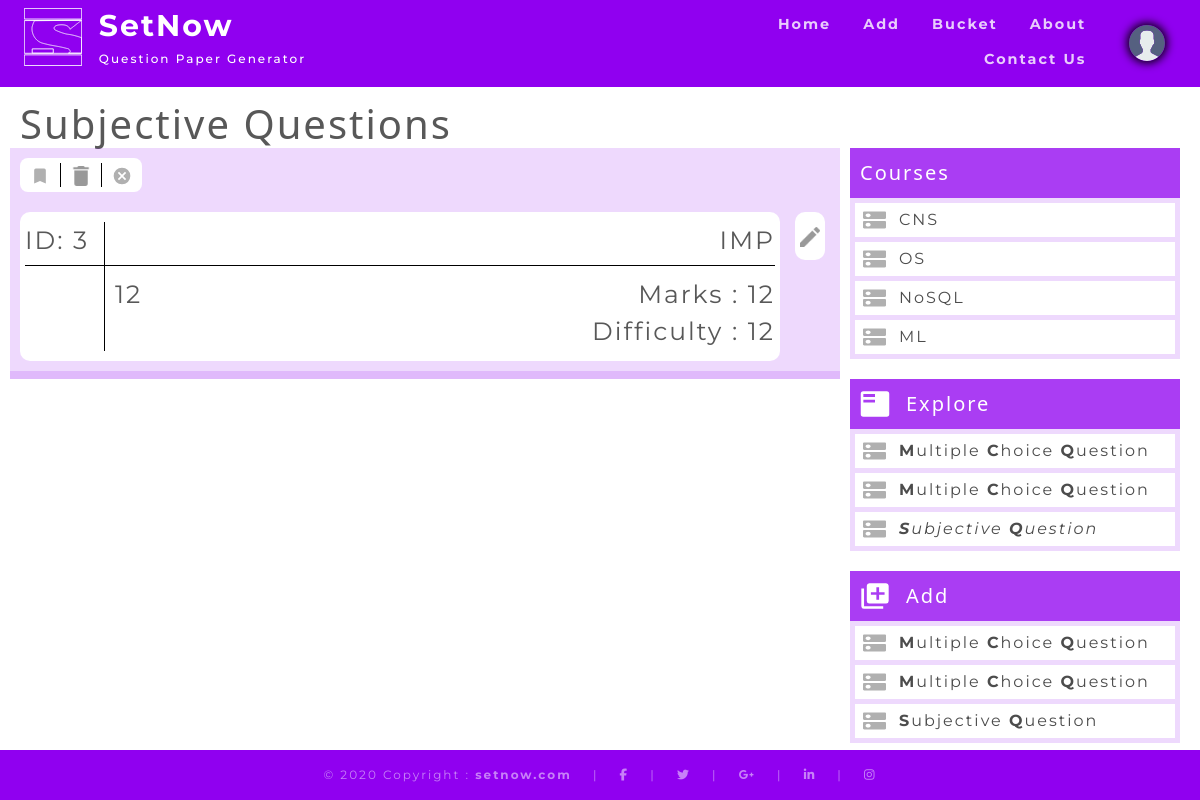
The page /course/6/question/sub/ (signed in) on the database as committed earlier.
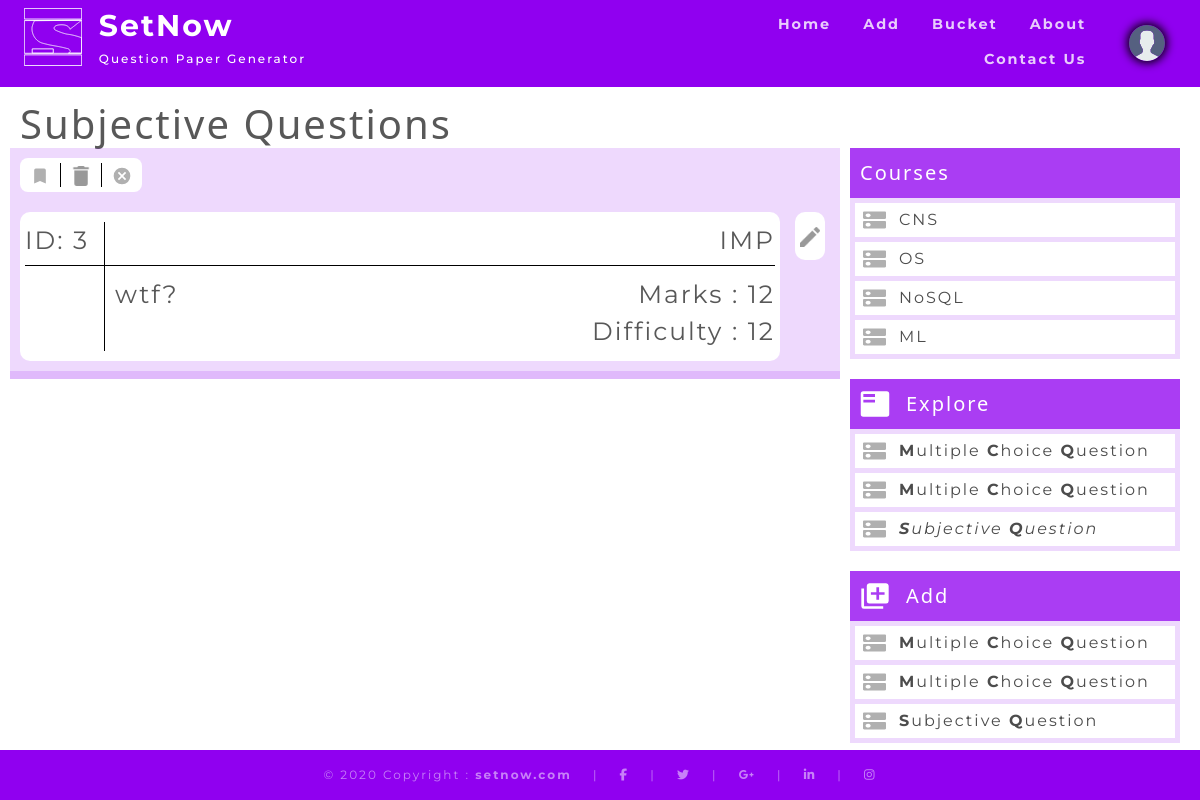
The same page on the database as committed later.
### flaskapp/models.py (models this page shows, shortened)
class Question(db.Model):
    id = db.Column(db.Integer, primary_key=True)
    question = db.Column(db.Text, nullable=False)
    mark = db.Column(db.Integer, nullable=False)
    difficulty = db.Column(db.Integer, nullable=False)
    imp = db.Column(db.Boolean, default=False)
    course_id = db.Column(db.Integer, db.ForeignKey("course.id"), nullable=False)

### flaskapp/questions/routes.py (the view)
@questions.route("/course/<course_id>/question/<qtype>/")
@login_required
def question(course_id, qtype):
    _courses = Course.query.filter(Course.teacher == current_user).all()
    if qtype == "mcq":
        _mcq_questions = MCQQuestion.query.filter(MCQQuestion.course_id == course_id).all()
        return render_template("questions/mcq_questions.html",
                               questions=_mcq_questions,
                               courses=_courses,
                               css_file='css/mcq_form.css',
                               js_file='js/update_mcq_question.js',
                               title='Objective Questions'
                               )
    elif qtype == "sub":
        _questions = Question.query.filter(Question.course_id == course_id).all()
        return render_template("questions/questions.html",
                               questions=_questions,
                               courses=_courses,
                               css_file='css/question_form.css',
                               js_file='js/update_question.js',
                               title='Subjective Questions'
                               )

### app.py (called while the page is built)
@app.after_request
def add_header(response):
    response.headers['X-UA-Compatible'] = 'IE=Edge,chrome=1'
    return response

### flaskapp/models.py (called while the page is built)
@login_manager.user_loader
def load_user(user_id):
    return User.query.get(int(user_id))

### flaskapp/templates/questions/questions.html (shortened to what this page needs)
{% extends "sideNav.html" %}
{% block header %}
<h1 class="header">Subjective Questions</h1>
{% endblock header %}
{% block main %}
<div id="questions">
    {% block content %}
    <div class="control_btns">
        <div id="mark_imp">
            <img src="{{ url_for('static',
                filename='images/imp.svg') }}" alt="imp" class="control_btns_img" />
        </div>
        <div id="delete_btn">
            <img src="{{ url_for('static',
                filename='images/bin.png') }}" alt="delete" class="control_btns_img" />
        </div>
        <div id="cancel_btn">
            <img src="{{ url_for('static',
                filename='images/cancel.svg') }}" alt="cancel" class="control_btns_img" />
        </div>
    </div>
    <div style="max-height : 446px;overflow-x: auto;position: relative;">
        {% for q in questions %}
        <div class="question_container">
            <div class="question_info">
                <div class="first_row">
                    <div class="first_row_column_1">ID: {{ q.id }}</div>
                    <div class="first_row_column_2">{{ q.imp }}</div>
                </div>
                <div class="second_row">
                    <div class="second_row_column_1"></div>
                    <div class="second_row_column_2">
                        <div class="question_description">
                            {{ q.question }}
                        </div>
                        <div class="question_properties">
                            <div class="marks">Marks : {{ q.mark }}</div>
                            <div class="difficulty">Difficulty : {{ q.difficulty }}</div>
                        </div>
                    </div>
                </div>
            </div>
            <div class="update_question">
                <div class="edit_question">
                    <img src="{{ url_for('static',
                    filename='images/edit.png') }}" alt="edit" class="update_question_img" />
                </div>
            </div>
        </div>
        {% endfor %} {% endblock %}
        <div id="bottombar"></div>
    </div>
</div>
{% endblock %}

### flaskapp/templates/sideNav.html
{% extends "layout.html" %}
{% block sideNav %}
<div id="sideNav">
    <div class="courses_container">
        <div id="courses_title">
            Courses
        </div>
        <div class="courses_items_container">
        </div>
    </div>
    <div class="explore_container">
        <div id="explore_title">
            <img alt="list" src="{{ url_for('static',filename='images/list.svg') }}" id="list_img" />
            Explore
        </div>
        <div class="explore_items_container">
            <div class="explore_items">
                <img alt="list_style_image" src="{{ url_for('static',filename='images/list_style_image.svg') }}" />
                <a href="#" class="nav_link"><b>M</b>ultiple <b>C</b>hoice <b>Q</b>uestion</a>
            </div>
            <div id="explore_items_container">
                <div class="explore_items">
                    <img alt="list_style_image" src="{{ url_for('static',filename='images/list_style_image.svg') }}"/>
                    <a href="#" class="nav_link"><b>M</b>ultiple <b>C</b>hoice <b>Q</b>uestion</a>
                </div>
                <div class="explore_items">
                    <img alt="list_style_image" src="{{ url_for('static',filename='images/list_style_image.svg') }}"/>
                    <a href="#" class="nav_link"><b>S</b>ubjective <b>Q</b>uestion</a>
                </div>
            </div>
        </div>
    </div>
    <div class="add_container">
        <div id="add_title">
            <img alt="add" src="{{ url_for('static',filename='images/add.svg') }}" id="add_img" />
            Add
        </div>
        <div class="add_items_container">
            <div class="add_items">
                <img alt="list_style_image" src="{{ url_for('static',filename='images/list_style_image.svg') }}" />
                <a href="#" class="nav_link"><b>M</b>ultiple <b>C</b>hoice <b>Q</b>uestion</a>
            </div>
            <div id="add_items_container">
                <div class="add_items">
                    <img alt="list_style_image" src="{{ url_for('static',filename='images/list_style_image.svg') }}"/>
                    <a href="#" class="nav_link"><b>M</b>ultiple <b>C</b>hoice <b>Q</b>uestion</a>
                </div>
                <div class="add_items">
                    <img alt="list_style_image" src="{{ url_for('static',filename='images/list_style_image.svg') }}"/>
                    <a href="#" class="nav_link"><b>S</b>ubjective <b>Q</b>uestion</a>
                </div>
            </div>
        </div>
    </div>
{% endblock sideNav %}

### flaskapp/templates/layout.html (shortened to what this page needs)
<!DOCTYPE html>
<html lang="en">
<head>
    <link rel="stylesheet" type="text/css" href=" {{ url_for('static', filename='css/base.css') }}"/>
    <link rel="stylesheet" href="https://stackpath.bootstrapcdn.com/bootstrap/4.4.1/css/bootstrap.min.css"
>
    <link rel="stylesheet" type="text/css" href=" {{ url_for('static', filename=css_file) }}"/>
    <link rel="stylesheet" type="text/css" href=" {{ url_for('static', filename=css_file) }}"/>
</head>
<body>
<div>
    <header>
        <div class="row px-4 py-2 text-white sticky-top" id="header">
            <div class="col1">
                <img src="{{ url_for('static', filename='images/logo.svg') }}" class="logo" alt="logo">
            </div>
            <div class="col2">
                <h2>SetNow</h2>
                <h4>Question Paper Generator</h4>
            </div>
            <div class="col3 pr-3">
                <div class="row" style="margin:0;padding:0;">
                    <a href="#">
                        <h4 class="py-2 mx-3">Home</h4>
                    </a>
                    <a href="#">
                        <h4 class="py-2 mx-3">Add</h4>
                    </a>
                    <a href="#">
                        <h4 class="py-2 mx-3">Bucket</h4>
                    </a>
                    <a href="#">
                        <h4 class="py-2 mx-3">About</h4>
                    </a>
                    <a href="#">
                        <h4 class="py-2 mx-3">Contact Us</h4>
                    </a>
                </div>
            </div>
            <div class="col4">
                <img src="{{ url_for('static', filename='images/user.svg') }}" class="user" alt="user">
            </div>
        </div>
    </header>
    <div style="padding-top: 8%;" id="main_container">
        <div>
            {% block header %}
            {% endblock header %}
            <div id="content">
                <div style="flex-grow: 1;">
                    {% block main %}
                    {% endblock main %}
                </div>
                {% block sideNav %}
                {% endblock sideNav %}
            </div>
        </div>
    </div>
    <footer>
        <div class="col py-3 text-center" id="footer">
                <span class="mr-3">© 2020 Copyright :
                    <a href="http://localhost:5000/" class="fl"><b>setnow.com</b></a>
                </span>
            <span>|</span>
            <a href="#" class="fl"><i class="fab fa-facebook-f mx-3"> </i></a>
            <span>|</span>
            <a href="#" class="fl"><i class="fab fa-twitter mx-3"> </i></a>
            <span>|</span>
            <a href="#" class="fl"><i class="fab fa-google-plus-g mx-3"> </i></a>
            <span>|</span>
            <a href="#" class="fl"><i class="fab fa-linkedin-in mx-3"> </i></a>
            <span>|</span>
            <a href="#" class="fl"><i class="fab fa-instagram ml-3"> </i></a>
        </div>
    </footer>
</div>
</body>
</html>

### flaskapp/static/css/base.css (style rules this page uses)
* { font-family: "Montserrat", sans-serif; }
.row { position: relative; width: 100%; }
#header { margin: 0; position: fixed; top: 0; left: 0; transition: 0.3s; background: #9000f0; }
.logo { max-height: 100%; max-width: 100%; position: relative; }
.col1 { width: 5%; }
.col2 { padding-left: 1.5%; width: 55%; transition: 1s; }
.col3 { width: 35%; display: inline-flex; align-items: center; justify-content: flex-end; }
.col3 > .row { display: flex; justify-content: flex-end; }
.col3 > .row > a > h4 { color: rgba(255, 255, 255, 0.8); margin: 0; text-align: center; float: left; border-bottom: 2px solid #ffffff00; font-size: 1.2vw; font-weight: bold; }
.col4 { width: 5%; display: inline-flex; align-items: center; justify-content: center; }
.col4 > img { cursor: pointer; width: 3vw; height: 3vw; border-radius: 50%; box-shadow: 0 0 10px 2px #000000; }
.col2 > h2 { font-size: 2.5vw; font-weight: bolder; }
.col2 > h4 { font-size: 1vw; }
#footer { left: 0; bottom: 0; position: fixed; font-size: 1vw; color: rgba(255, 255, 255, 0.5); transition: 1s; background: #9000f0; }
.fl { color: rgba(255, 255, 255, 0.5); }
* { letter-spacing: 2px; }
#content { display: flex; flex-direction: row; margin: 0 10px; }
#sideNav { margin-right: 10px; }
#explore_title, #add_title, #courses_title { align-items: center; background-color: rgba(144, 0, 240, 0.76); color: white; display: flex; font-family: "Segoe UI", Tahoma, Geneva, Verdana, sans-serif; font-size: 20px; padding: 10px; }
#list_img, #add_img { margin-right: 16px; width: 30px; }
.explore_items, .add_items, .courses_items { background-color: white; color: rgba(76, 76, 76, 1); display: flex; flex-direction: row; margin-bottom: 5px; padding: 5px; }
.explore_items_container, .add_items_container, .courses_items_container { background-color: rgba(144, 0, 240, 0.15); padding: 5px; margin: 0; }
.explore_items:last-child, .add_items:last-child, .courses_items:last-child { margin-bottom: 0; }
.explore_items img, .add_items img, .courses_items img { margin-right: 10px; }
.nav_link, .course_link { color: rgba(76, 76, 76, 1) !important; cursor: pointer; text-decoration: none !important; }
.active { font-style: italic; }
.courses_container, .explore_container, .add_container { margin-bottom: 20px; width: 330px; }

### flaskapp/static/css/question_form.css (style rules this page uses)
.header { font-family: "Segoe UI", Tahoma, Geneva, Verdana, sans-serif; color: rgba(88, 88, 88, 1); font-size: 40px; margin: 0 20px; }
#questions { margin-right: 10px; background-color: rgba(144, 0, 240, 0.15); }
.control_btns { margin: 10px; padding: 5px 0; border-radius: 8px; background-color: white; display: inline-flex; flex-direction: row; }
.control_btns div { padding: 0px 10px; border-right: 1px solid black; }
.control_btns div:last-child { border: none; }
.control_btns_img { width: 20px; }
.question_container { display: flex; flex-direction: row; font-family: "Segoe UI", Tahoma, Geneva, Verdana, sans-serif; color: rgba(88, 88, 88, 1); font-size: 25px; }
.question_info { background-color: white; border-radius: 10px; padding: 10px 5px; flex-direction: column; flex-grow: 1; margin: 10px 0 10px 10px; }
.first_row { border-bottom: 1px solid black; display: flex; flex-direction: row; }
.second_row { display: flex; flex-direction: row; }
.first_row_column_1 { border-right: 1px solid black; padding-bottom: 5px; text-align: left; width: 80px; }
.first_row_column_2 { flex-grow: 1; text-align: right; }
.second_row_column_1 { border-right: 1px solid black; flex-shrink: 0; width: 80px; }
.second_row_column_2 { display: flex; flex-direction: row; flex-grow: 1; padding: 10px 0px 0px 10px; }
.question_description { flex-grow: 1; word-break: break-word; }
.question_properties { display: flex; flex-direction: column; flex-shrink: 0; text-align: right; width: 200px; }
.update_question { border-radius: 10px; color: black; display: flex; flex-direction: column; padding: 10px 15px; }
.edit_question { background-color: white; border-radius: 10px; padding: 5px; }
.edit_question { cursor: pointer; }
#delete_btn img { opacity: 0.4; }
.update_question_img { opacity: 0.4; width: 20px; }
#bottombar { background-color: rgba(144, 0, 240, 0.15); bottom: 0; height: 8px; position: sticky; }

Rows that differ between the two databases and show on the page:
changed Question id 3: question "12" → "wtf?"
